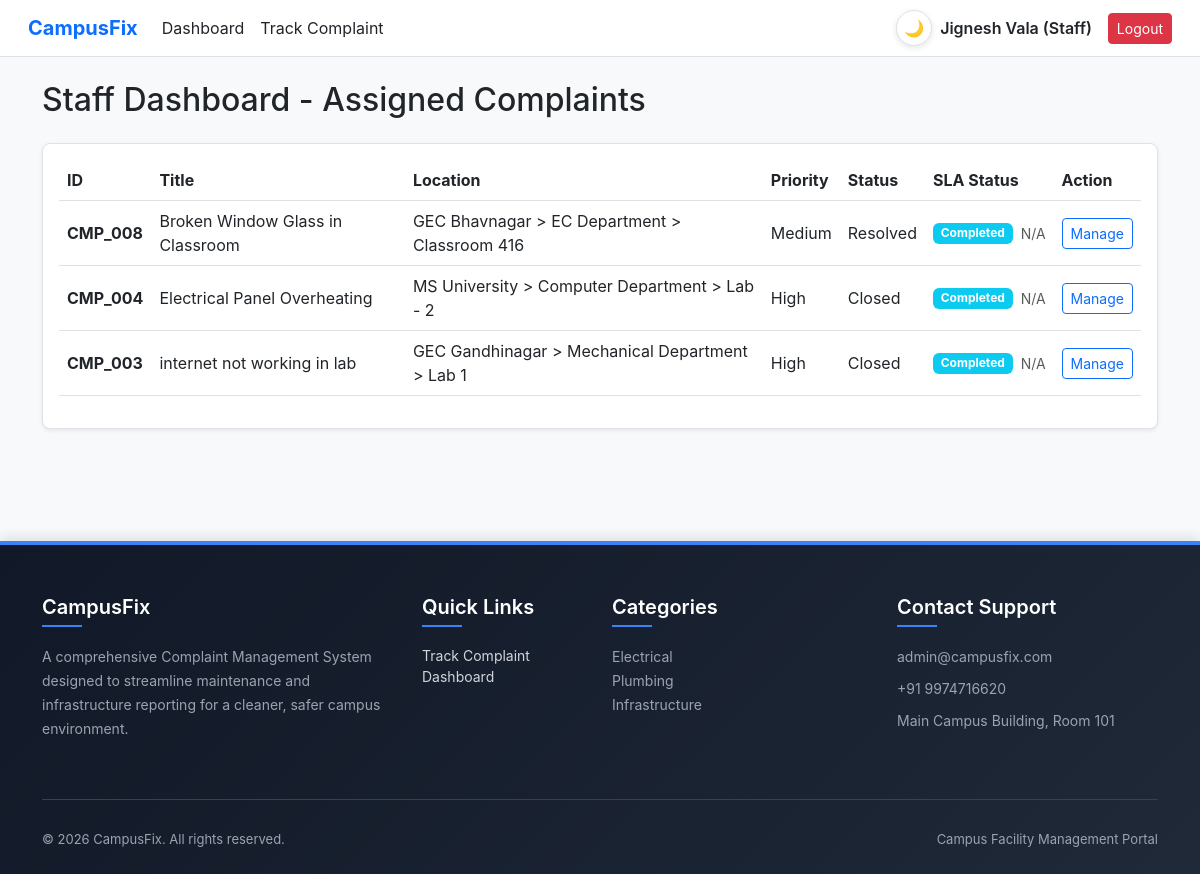
The page /dashboard_staff.php (signed in) on the database its author committed.
### tables this page shows
CREATE TABLE `complaints` (
  `id` int(11) NOT NULL,
  `complaint_id_str` varchar(20) NOT NULL,
  `user_id` int(11) NOT NULL,
  `title` varchar(150) NOT NULL,
  `description` text NOT NULL,
  `category_id` int(11) NOT NULL,
  `other_category` varchar(150) DEFAULT NULL,
  `campus_id` int(11) NOT NULL,
  `building_name` varchar(150) NOT NULL,
  `spot_name` varchar(150) NOT NULL,
  `exact_location` varchar(255) NOT NULL,
  `priority` enum('High','Medium','Low') NOT NULL,
  `status` enum('Submitted','Verified','Assigned','In Progress','Resolved','Closed','Reopened','Forwarded') NOT NULL DEFAULT 'Submitted',
  `approval_status` enum('Pending','Approved','Rejected') DEFAULT NULL,
  `created_at` timestamp NOT NULL DEFAULT current_timestamp(),
  `updated_at` timestamp NOT NULL DEFAULT current_timestamp() ON UPDATE current_timestamp(),
  `assigned_to` int(11) DEFAULT NULL,
  `assigned_at` timestamp NULL DEFAULT NULL
);

CREATE TABLE `campus` (
  `id` int(11) NOT NULL,
  `name` varchar(100) NOT NULL,
  `status` enum('Active','Inactive') DEFAULT 'Active'
);

### includes/functions.php (called while the page is built, shortened)
<?php
function getSLAStatus($created_at, $assigned_at, $status) {
    if (in_array($status, ['Resolved', 'Closed'])) {
        return 'Completed';
    }
    return 'Normal';
}
function getTimeLeft($created_at) {
    $now = time();
    $created = strtotime($created_at);
    $deadline = $created + (48 * 3600);
    $diff = $deadline - $now;
    if ($diff <= 0) {
        return "0 hours 0 minutes";
    }
    $hours = floor($diff / 3600);
    $minutes = floor(($diff % 3600) / 60);
    return "{$hours} hours {$minutes} minutes";
}
function calculateSLA($pdo, $complaint_id, $current_status, $created_at, $assigned_at = null) {
    $status = getSLAStatus($created_at, $assigned_at, $current_status);
    $time_left = getTimeLeft($created_at);
    $colors = [
        'Normal'    => 'success',
        'Warning'   => 'warning',
        'Alert'     => 'danger',
        'Completed' => 'info'
    ];
    return [
        'status'    => $status,
        'color'     => $colors[$status] ?? 'secondary',
        'time_left' => ($status === 'Completed') ? 'N/A' : $time_left
    ];
}

### dashboard_staff.php (the view, shortened to what this page needs)
<?php
require_once __DIR__ . '/config/db.php';
require_once __DIR__ . '/includes/functions.php';
$user_id = $_SESSION['user_id'];
$stmt = $pdo->prepare("SELECT c.*, cat.name as cat_name, camp.name as camp_name
                      FROM complaints c
                      JOIN complaint_categories cat ON c.category_id = cat.id
                      JOIN campus camp ON c.campus_id = camp.id
                      WHERE c.assigned_to = ?
                      AND NOT (c.status = 'Reopened' AND c.approval_status = 'Pending')
                      ORDER BY c.created_at DESC");
$stmt->execute([$user_id]);
$complaints = $stmt->fetchAll();
require_once __DIR__ . '/includes/header.php';
?>
<div class="mb-4">
    <h2>Staff Dashboard - Assigned Complaints</h2>
</div>
<div class="card shadow-sm">
    <div class="card-body">
        <div class="table-responsive">
            <table class="table table-hover align-middle">
                <thead>
                    <tr>
                        <th>ID</th>
                        <th>Title</th>
                        <th>Location</th>
                        <th>Priority</th>
                        <th>Status</th>
                        <th>SLA Status</th>
                        <th>Action</th>
                    </tr>
                </thead>
                <tbody>
                    <?php foreach($complaints as $c):
                        $sla = calculateSLA($pdo, $c['id'], $c['status'], $c['created_at'], $c['assigned_at']);
                    ?>
                    <tr>
                        <td><strong><?= htmlspecialchars($c['complaint_id_str']) ?></strong></td>
                        <td><?= htmlspecialchars($c['title']) ?></td>
                        <td><?= htmlspecialchars($c['camp_name'] . ' > ' . $c['building_name'] . ' > ' . $c['spot_name']) ?></td>
                        <td><?= $c['priority'] ?></td>
                        <td><?= $c['status'] == 'Forwarded' ? 'SLA Breached' : $c['status'] ?></td>
                        <td>
                            <div class="d-flex align-items-center">
                                <span class="badge bg-<?= $sla['color'] ?> me-2"><?= $sla['status'] ?></span>
                                <small class="text-muted sla-countdown" data-created="<?= $c['created_at'] ?>" data-status="<?= $sla['status'] ?>"><?= $sla['time_left'] ?></small>
                            </div>
                        </td>
                        <td><a href="<?= BASE_URL ?>/view_complaint.php?id=<?= $c['id'] ?>" class="btn btn-sm btn-outline-primary">Manage</a></td>
                    </tr>
                    <?php endforeach; ?>
                </tbody>
            </table>
        </div>
    </div>
</div>
<?php require_once __DIR__ . '/includes/footer.php'; ?>

### assets/css/style.css (style rules this page uses)
:root { --bg-body: #f8f9fa; --text-main: #212529; --surface-navbar: #ffffff; --border-default: #dee2e6; --surface-card: #ffffff; --surface-card-header: rgba(0, 0, 0, 0.03); --surface-input: #ffffff; --border-input: #ced4da; --text-muted: #6c757d; --surface-table-head: #ffffff; --surface-section: #ffffff; }
html, body, body *, .navbar, .card, .modal-content, .form-control, .form-select, .table, section, footer, aside { transition: background-color 0.3s ease, color 0.3s ease, border-color 0.3s ease, box-shadow 0.3s ease; }
html, body { height: 100%; margin: 0; }
body { background-color: var(--bg-body); color: var(--text-main); font-family: 'Inter', system-ui, -apple-system, sans-serif; display: flex; flex-direction: column; }
.card { background-color: var(--surface-card) !important; border: 1px solid var(--border-default) !important; border-radius: 8px; box-shadow: 0 1px 3px rgba(0,0,0,0.05); }
.table { border-color: var(--border-default) !important; color: var(--text-main); }
.table thead th { background-color: var(--surface-table-head); color: var(--text-main); }

### rows shown on the page
complaints: complaint_id_str "CMP_008", title "Broken Window Glass in Classroom", campus+building_name+spot_name "GEC Bhavnagar > EC Department > Classroom 416", priority "Medium", status "Resolved", status "Completed", time_left "N/A"
complaints: complaint_id_str "CMP_004", title "Electrical Panel Overheating", campus+building_name+spot_name "MS University > Computer Department > Lab - 2", priority "High", status "Closed", status "Completed", time_left "N/A"
complaints: complaint_id_str "CMP_003", title "internet not working in lab", campus+building_name+spot_name "GEC Gandhinagar > Mechanical Department > Lab 1", priority "High", status "Closed", status "Completed", time_left "N/A"

### other values the page prints
$_SESSION['name'] "Jignesh Vala"
$_SESSION['role'] "Staff"
